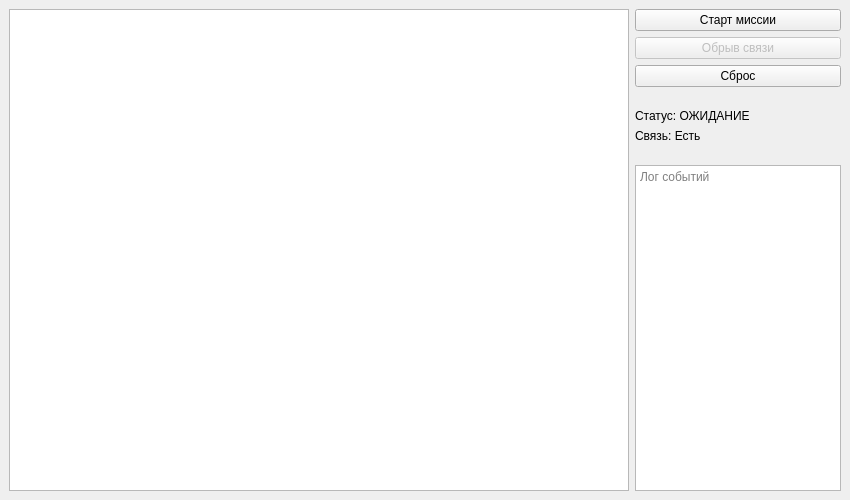
<?xml version="1.0" encoding="UTF-8"?>
<ui version="4.0">
 <class>MainWindow</class>
 <widget class="QMainWindow" name="MainWindow">
  <property name="geometry"><rect><x>0</x><y>0</y><width>850</width><height>500</height></rect></property>
  <property name="windowTitle"><string>Автовозврат (RTL)</string></property>
  <widget class="QWidget" name="centralwidget">
   <layout class="QHBoxLayout" name="horizontalLayout" stretch="3,1">
    <item>
     <widget class="QGraphicsView" name="graphicsView">
      <property name="minimumSize"><size><width>400</width><height>300</height></size></property>
     </widget>
    </item>
    <item>
     <layout class="QVBoxLayout" name="controlsLayout">
      <item><widget class="QPushButton" name="btnStart"><property name="text"><string>Старт миссии</string></property></widget></item>
      <item><widget class="QPushButton" name="btnLostLink"><property name="enabled"><bool>false</bool></property><property name="text"><string>Обрыв связи</string></property></widget></item>
      <item><widget class="QPushButton" name="btnReset"><property name="text"><string>Сброс</string></property></widget></item>
      <item><spacer name="statusSpacer"><property name="orientation"><enum>Qt::Vertical</enum></property><property name="sizeType"><enum>QSizePolicy::Fixed</enum></property><property name="sizeHint" stdset="0"><size><width>20</width><height>16</height></size></property></spacer></item>
      <item><widget class="QLabel" name="labelStatus"><property name="text"><string>Статус: ОЖИДАНИЕ</string></property><property name="wordWrap"><bool>true</bool></property></widget></item>
      <item><widget class="QLabel" name="labelLink"><property name="text"><string>Связь: Есть</string></property></widget></item>
      <item><spacer name="logSpacer"><property name="orientation"><enum>Qt::Vertical</enum></property><property name="sizeType"><enum>QSizePolicy::Fixed</enum></property><property name="sizeHint" stdset="0"><size><width>20</width><height>16</height></size></property></spacer></item>
      <item><widget class="QTextEdit" name="textLog"><property name="readOnly"><bool>true</bool></property><property name="placeholderText"><string>Лог событий</string></property></widget></item>
     </layout>
    </item>
   </layout>
  </widget>
 </widget>
 <tabstops><tabstop>graphicsView</tabstop><tabstop>btnStart</tabstop><tabstop>btnLostLink</tabstop><tabstop>btnReset</tabstop><tabstop>textLog</tabstop></tabstops>
 <resources/>
 <connections/>
</ui>
